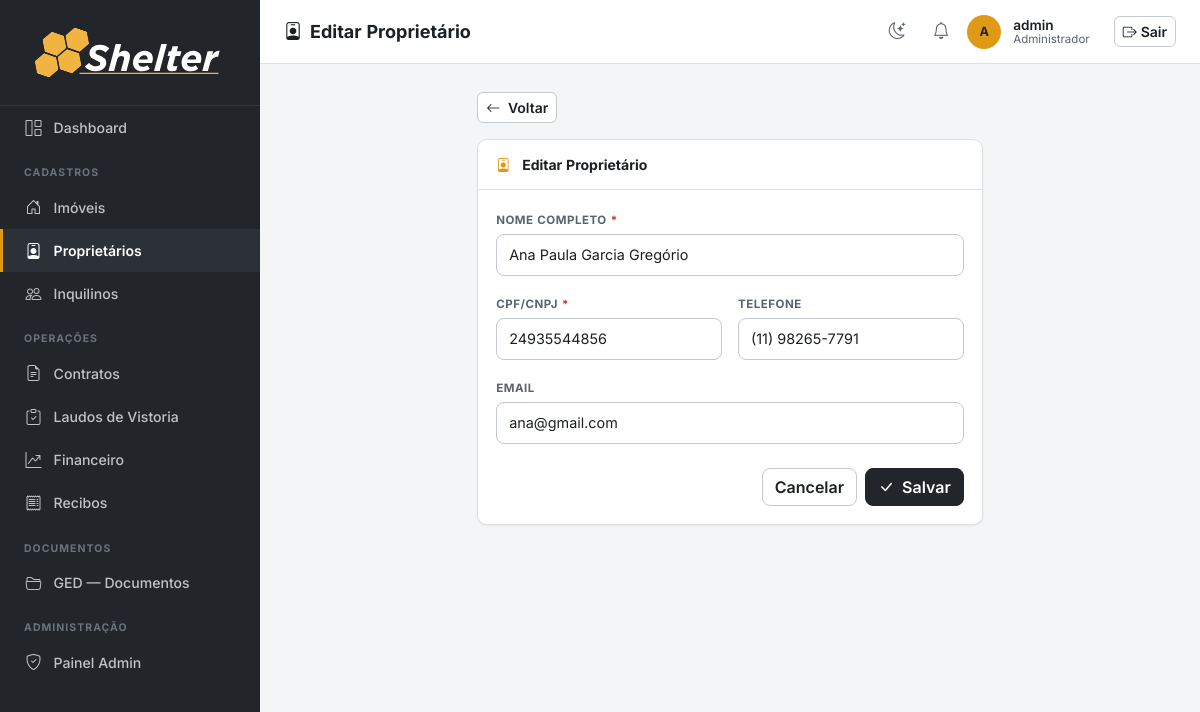
/proprietarios/7/editar/ (signed in), run on the app's committed database.
### imoveis/models.py (models this page shows, shortened)
class Proprietario(models.Model):
    nome = models.CharField(max_length=200)
    cpf_cnpj = models.CharField(max_length=20, unique=True, validators=[validate_cpf_cnpj],
                                verbose_name='CPF/CNPJ')
    email = models.EmailField(blank=True)
    telefone = models.CharField(max_length=20, blank=True, validators=[validate_telefone])
    criado_em = models.DateTimeField(auto_now_add=True)
    class Meta:
        verbose_name = 'Proprietário'
        verbose_name_plural = 'Proprietários'
        ordering = ['nome']

### imoveis/views.py (the view)
# urls.py: path('proprietarios/<int:pk>/editar/', views.proprietario_edit, name='proprietario_edit'),
@login_required
def proprietario_edit(request, pk):
    obj = get_object_or_404(Proprietario, pk=pk)
    form = ProprietarioForm(request.POST or None, instance=obj)
    if form.is_valid():
        form.save()
        messages.success(request, 'Proprietário atualizado.')
        return redirect('proprietario_list')
    return render(request, 'proprietarios/proprietario_form.html', {'form': form, 'titulo': 'Editar Proprietário', 'obj': obj})

### imoveis/forms.py
class ProprietarioForm(forms.ModelForm):
    class Meta:
        model = Proprietario
        fields = ['nome', 'cpf_cnpj', 'email', 'telefone']
        widgets = {
            'nome': forms.TextInput(attrs={**_ctrl, 'placeholder': 'Nome completo'}),
            'cpf_cnpj': forms.TextInput(attrs={**_ctrl, 'placeholder': '000.000.000-00 ou 00.000.000/0000-00'}),
            'email': forms.EmailInput(attrs={**_ctrl, 'placeholder': 'email@exemplo.com'}),
            'telefone': forms.TextInput(attrs=_telefone_attrs),
        }

### imoveis/context_processors.py (called while the page is built)
def notificacoes_usuario(request):
    user = getattr(request, 'user', None)
    if user is None or not user.is_authenticated:
        return {}
    ultimas = user.notificacoes.all()[:LIMITE_NOTIFICACOES_TOPBAR]
    return {'ultimas_notificacoes_usuario': ultimas}

### templates/proprietarios/proprietario_form.html (shortened to what this page needs)
{% extends 'base.html' %}
{% block page_title %}<i class="bi bi-person-badge me-2"></i>{{ titulo }}{% endblock %}
{% block nav_proprietarios %}active{% endblock %}
{% block content %}
<div class="row justify-content-center">
  <div class="col-lg-7">
    <div class="mb-3"><a href="{% url 'proprietario_list' %}" class="btn btn-outline-secondary btn-sm"><i class="bi bi-arrow-left me-1"></i> Voltar</a></div>
    <div class="section-card">
      <div class="section-card-header"><i class="bi bi-person-badge me-1"></i> {{ titulo }}</div>
      <div class="section-card-body">
        <form method="post" novalidate>
          <div class="row g-3">
            <div class="col-12"><label class="form-label">Nome completo <span class="text-danger">*</span></label>{{ form.nome }}</div>
            <div class="col-md-6"><label class="form-label">CPF/CNPJ <span class="text-danger">*</span></label>{{ form.cpf_cnpj }}</div>
            <div class="col-md-6"><label class="form-label">Telefone</label>{{ form.telefone }}</div>
            <div class="col-12"><label class="form-label">Email</label>{{ form.email }}</div>
          </div>
          <div class="d-flex gap-2 justify-content-end mt-4">
            <a href="{% url 'proprietario_list' %}" class="btn btn-outline-secondary">Cancelar</a>
            <button type="submit" class="btn btn-graphite"><i class="bi bi-check-lg me-1"></i> Salvar</button>
          </div>
        </form>
      </div>
    </div>
  </div>
</div>
{% endblock %}

### templates/base.html (shortened to what this page needs)
{% load static %}
<!DOCTYPE html>
<html lang="pt-BR">
<head>
  <link rel="stylesheet" href="https://cdn.jsdelivr.net/npm/bootstrap@5.3.3/dist/css/bootstrap.min.css">
  <link rel="stylesheet" href="https://cdn.jsdelivr.net/npm/bootstrap-icons@1.11.3/font/bootstrap-icons.min.css">
  <link rel="stylesheet" href="https://cdn.jsdelivr.net/npm/flatpickr/dist/flatpickr.min.css">
  <link rel="stylesheet" href="{% static 'css/shelter.css' %}">
</head>
<body>
<nav id="sidebar">
  <div class="sidebar-brand">
    <img src="{% static 'assets/Shelter_LOGO_white.svg' %}" alt="Shelter" class="brand-full">
  </div>
  <ul class="nav flex-column">
    <li class="nav-item">
      <a class="nav-link {% block nav_dashboard %}{% endblock %}" href="{% url 'dashboard' %}" title="Dashboard">
        <i class="bi bi-grid-1x2"></i> <span class="nav-text">Dashboard</span>
      </a>
    </li>
    <li><span class="nav-section-label">Cadastros</span></li>
    <li class="nav-item">
      <a class="nav-link {% block nav_imoveis %}{% endblock %}" href="{% url 'imovel_list' %}" title="Imóveis">
        <i class="bi bi-house-door"></i> <span class="nav-text">Imóveis</span>
      </a>
    </li>
    <li class="nav-item">
      <a class="nav-link {% block nav_proprietarios %}{% endblock %}" href="{% url 'proprietario_list' %}" title="Proprietários">
        <i class="bi bi-person-badge"></i> <span class="nav-text">Proprietários</span>
      </a>
    </li>
    <li class="nav-item">
      <a class="nav-link {% block nav_inquilinos %}{% endblock %}" href="{% url 'inquilino_list' %}" title="Inquilinos">
        <i class="bi bi-people"></i> <span class="nav-text">Inquilinos</span>
      </a>
    </li>
    <li><span class="nav-section-label">Operações</span></li>
    <li class="nav-item">
      <a class="nav-link {% block nav_contratos %}{% endblock %}" href="{% url 'contrato_list' %}" title="Contratos">
        <i class="bi bi-file-earmark-text"></i> <span class="nav-text">Contratos</span>
      </a>
    </li>
    <li class="nav-item">
      <a class="nav-link {% block nav_laudos %}{% endblock %}" href="{% url 'laudo_list' %}" title="Laudos de Vistoria">
        <i class="bi bi-clipboard-check"></i> <span class="nav-text">Laudos de Vistoria</span>
      </a>
    </li>
    <li class="nav-item">
      <a class="nav-link {% block nav_financeiro %}{% endblock %}" href="{% url 'lancamento_list' %}" title="Financeiro">
        <i class="bi bi-graph-up-arrow"></i> <span class="nav-text">Financeiro</span>
      </a>
    </li>
    <li class="nav-item">
      <a class="nav-link {% block nav_recibos %}{% endblock %}" href="{% url 'recibo_list' %}" title="Recibos">
        <i class="bi bi-receipt"></i> <span class="nav-text">Recibos</span>
      </a>
    </li>
    <li><span class="nav-section-label">Documentos</span></li>
    <li class="nav-item">
      <a class="nav-link {% block nav_documentos %}{% endblock %}" href="{% url 'documentos' %}" title="GED — Documentos">
        <i class="bi bi-folder2-open"></i> <span class="nav-text">GED — Documentos</span>
      </a>
    </li>
    {% if user.is_staff %}
    <li><span class="nav-section-label">Administração</span></li>
    <li class="nav-item">
      <a class="nav-link" href="{% url 'admin:index' %}" title="Painel Admin">
        <i class="bi bi-shield-check"></i> <span class="nav-text">Painel Admin</span>
      </a>
    </li>
    {% endif %}
  </ul>
</nav>
<header id="topbar">
  <span class="page-title">{% block page_title %}{% endblock %}</span>
  <div class="user-info ms-auto">
    <button type="button" class="icon-btn" id="theme-toggle" title="Alternar tema claro/escuro" aria-label="Alternar tema claro/escuro">
      <i class="bi bi-moon-stars"></i>
    </button>
    <div class="dropdown notif-dropdown">
      <button class="icon-btn" type="button" id="notifDropdown" data-bs-toggle="dropdown"
              aria-expanded="false" title="Notificações" aria-label="Notificações">
        <i class="bi bi-bell"></i>
      </button>
    </div>
    <div class="user-avatar">
      {{ user.get_short_name|default:user.username|first|upper }}
    </div>
    <div class="ms-1">
      <div class="user-name">{{ user.get_short_name|default:user.username }}</div>
      <div class="user-role">{% if user.is_staff %}Administrador{% else %}Usuário{% endif %}</div>
    </div>
    <form method="post" action="{% url 'logout' %}" class="d-inline ms-3">
      <button type="submit" class="btn btn-outline-secondary btn-sm">
        <i class="bi bi-box-arrow-right me-1"></i>Sair
      </button>
    </form>
  </div>
</header>
<main id="main-content">
  {% block content %}{% endblock %}
</main>
</body>
</html>

### data on the page
Proprietario: nome "Ana Paula Garcia Gregório", cpf_cnpj "24935544856", telefone "(11) 98265-7791", email "ana@gmail.com"

### other printed values
{{ titulo }} "Editar Proprietário"
{{ user.get_short_name|default:user.username|first|upper }} "A"
{{ user.get_short_name|default:user.username }} "admin"
